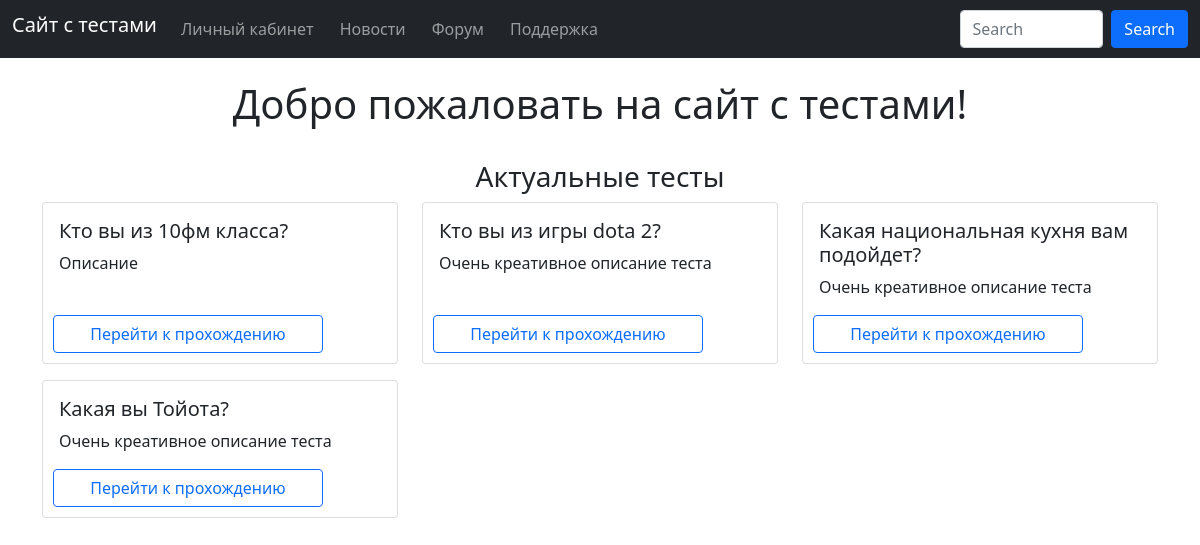
The page /home on the database its author committed.
### data/tests.py (models this page shows, shortened)
class Test(SqlAlchemyBase):
    __tablename__ = 'tests'
    id = sqlalchemy.Column(sqlalchemy.Integer, primary_key=True, autoincrement=True)
    name = sqlalchemy.Column(sqlalchemy.String, nullable=False)
    description = sqlalchemy.Column(sqlalchemy.String, nullable=False)
    data = sqlalchemy.Column(sqlalchemy.JSON, nullable=False)
    results = sqlalchemy.Column(sqlalchemy.String, nullable=False)
    comments = orm.relationship('Comment')

### server.py (the view)
@app.route('/')
@app.route('/home')
def home():
    db_sess = db_session.create_session()
    tests = db_sess.query(Test).all()
    db_sess.close()
    print(tests[-1].id)
    return render_template('main.html', tests=tests)

### data/db_session.py (called while the page is built)
def create_session() -> Session:
    global __factory
    return __factory()

### templates/main.html (shortened to what this page needs)
{% extends 'base.html' %}
{% block content %}
<div class="text-center"> <h1 style="align: right;" >Добро пожаловать на сайт с тестами!</h1></div>
<br>
<h3><center> Актуальные тесты </center> </h3>
<div class="row row-cols-md-3">
{% for test in tests[-9:]%}
<div class="col mb-3">
<div class="card h-100">
  <div class="card-body">
    <h5 class="card-title">{{test.name}}</h5>
    <p class="card-text">{{test.description}}</p>
  </div>
  <a href="test/{{test.id}}" class="btn btn-outline-primary" style="margin-bottom:10px ; width:270px; margin-left:10px;">Перейти к прохождению</a>
</div>
</div>
{% endfor %}
</div>
{% endblock %}

### rows shown on the page
Test: name "Кто вы из 10фм класса?", description "Описание"
Test: name "Кто вы из игры dota 2?", description "Очень креативное описание теста", {{ test.id }} 2 (drawn)
Test: name "Какая национальная кухня вам подойдет?", description "Очень креативное описание теста"
Test: name "Какая вы Тойота?", description "Очень креативное описание теста"
